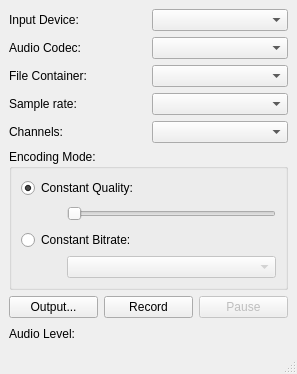
<?xml version="1.0" encoding="UTF-8"?>
<ui version="4.0">
 <class>AudioRecorder</class>
 <widget class="QMainWindow" name="AudioRecorder">
  <property name="geometry">
   <rect>
    <x>0</x>
    <y>0</y>
    <width>297</width>
    <height>374</height>
   </rect>
  </property>
  <property name="windowTitle">
   <string>Record Audio Feedback</string>
  </property>
  <widget class="QWidget" name="centralwidget">
   <layout class="QGridLayout" name="gridLayout_3">
    <item row="0" column="0" colspan="3">
     <layout class="QGridLayout" name="gridLayout_2">
      <item row="3" column="0">
       <widget class="QLabel" name="label_4">
        <property name="text">
         <string>Sample rate:</string>
        </property>
       </widget>
      </item>
      <item row="0" column="1">
       <widget class="QComboBox" name="audioDeviceBox"/>
      </item>
      <item row="1" column="0">
       <widget class="QLabel" name="label_2">
        <property name="text">
         <string>Audio Codec:</string>
        </property>
       </widget>
      </item>
      <item row="0" column="0">
       <widget class="QLabel" name="label">
        <property name="text">
         <string>Input Device:</string>
        </property>
       </widget>
      </item>
      <item row="2" column="0">
       <widget class="QLabel" name="label_3">
        <property name="text">
         <string>File Container:</string>
        </property>
       </widget>
      </item>
      <item row="2" column="1">
       <widget class="QComboBox" name="containerBox"/>
      </item>
      <item row="3" column="1">
       <widget class="QComboBox" name="sampleRateBox"/>
      </item>
      <item row="1" column="1">
       <widget class="QComboBox" name="audioCodecBox"/>
      </item>
      <item row="4" column="0">
       <widget class="QLabel" name="label_5">
        <property name="text">
         <string>Channels:</string>
        </property>
       </widget>
      </item>
      <item row="4" column="1">
       <widget class="QComboBox" name="channelsBox"/>
      </item>
     </layout>
    </item>
    <item row="1" column="0" colspan="3">
     <widget class="QGroupBox" name="groupBox">
      <property name="title">
       <string>Encoding Mode:</string>
      </property>
      <layout class="QGridLayout" name="gridLayout">
       <item row="0" column="0" colspan="2">
        <widget class="QRadioButton" name="constantQualityRadioButton">
         <property name="text">
          <string>Constant Quality:</string>
         </property>
         <property name="checked">
          <bool>true</bool>
         </property>
        </widget>
       </item>
       <item row="1" column="0">
        <spacer name="horizontalSpacer_2">
         <property name="orientation">
          <enum>Qt::Horizontal</enum>
         </property>
         <property name="sizeType">
          <enum>QSizePolicy::Fixed</enum>
         </property>
         <property name="sizeHint" stdset="0">
          <size>
           <width>40</width>
           <height>20</height>
          </size>
         </property>
        </spacer>
       </item>
       <item row="1" column="1">
        <widget class="QSlider" name="qualitySlider">
         <property name="orientation">
          <enum>Qt::Horizontal</enum>
         </property>
        </widget>
       </item>
       <item row="2" column="0" colspan="2">
        <widget class="QRadioButton" name="constantBitrateRadioButton">
         <property name="text">
          <string>Constant Bitrate:</string>
         </property>
        </widget>
       </item>
       <item row="3" column="0">
        <spacer name="horizontalSpacer">
         <property name="orientation">
          <enum>Qt::Horizontal</enum>
         </property>
         <property name="sizeType">
          <enum>QSizePolicy::Fixed</enum>
         </property>
         <property name="sizeHint" stdset="0">
          <size>
           <width>40</width>
           <height>20</height>
          </size>
         </property>
        </spacer>
       </item>
       <item row="3" column="1">
        <widget class="QComboBox" name="bitrateBox">
         <property name="enabled">
          <bool>false</bool>
         </property>
        </widget>
       </item>
      </layout>
     </widget>
    </item>
    <item row="2" column="0">
     <widget class="QPushButton" name="outputButton">
      <property name="text">
       <string>Output...</string>
      </property>
     </widget>
    </item>
    <item row="2" column="1">
     <widget class="QPushButton" name="recordButton">
      <property name="text">
       <string>Record</string>
      </property>
     </widget>
    </item>
    <item row="2" column="2">
     <widget class="QPushButton" name="pauseButton">
      <property name="enabled">
       <bool>false</bool>
      </property>
      <property name="text">
       <string>Pause</string>
      </property>
     </widget>
    </item>
    <item row="3" column="0">
     <widget class="QLabel" name="levelLabel">
      <property name="text">
       <string>Audio Level:</string>
      </property>
     </widget>
    </item>
    <item row="3" column="1" colspan="2">
     <layout class="QVBoxLayout" name="levelsLayout"/>
    </item>
   </layout>
  </widget>
  <widget class="QStatusBar" name="statusbar"/>
 </widget>
 <resources/>
 <connections>
  <connection>
   <sender>constantQualityRadioButton</sender>
   <signal>toggled(bool)</signal>
   <receiver>qualitySlider</receiver>
   <slot>setEnabled(bool)</slot>
   <hints>
    <hint type="sourcelabel">
     <x>113</x>
     <y>197</y>
    </hint>
    <hint type="destinationlabel">
     <x>115</x>
     <y>223</y>
    </hint>
   </hints>
  </connection>
  <connection>
   <sender>constantBitrateRadioButton</sender>
   <signal>toggled(bool)</signal>
   <receiver>bitrateBox</receiver>
   <slot>setEnabled(bool)</slot>
   <hints>
    <hint type="sourcelabel">
     <x>173</x>
     <y>259</y>
    </hint>
    <hint type="destinationlabel">
     <x>190</x>
     <y>291</y>
    </hint>
   </hints>
  </connection>
  <connection>
   <sender>outputButton</sender>
   <signal>clicked()</signal>
   <receiver>AudioRecorder</receiver>
   <slot>setOutputLocation()</slot>
   <hints>
    <hint type="sourcelabel">
     <x>46</x>
     <y>340</y>
    </hint>
    <hint type="destinationlabel">
     <x>6</x>
     <y>302</y>
    </hint>
   </hints>
  </connection>
  <connection>
   <sender>recordButton</sender>
   <signal>clicked()</signal>
   <receiver>AudioRecorder</receiver>
   <slot>toggleRecord()</slot>
   <hints>
    <hint type="sourcelabel">
     <x>191</x>
     <y>340</y>
    </hint>
    <hint type="destinationlabel">
     <x>113</x>
     <y>317</y>
    </hint>
   </hints>
  </connection>
  <connection>
   <sender>pauseButton</sender>
   <signal>clicked()</signal>
   <receiver>AudioRecorder</receiver>
   <slot>togglePause()</slot>
   <hints>
    <hint type="sourcelabel">
     <x>252</x>
     <y>334</y>
    </hint>
    <hint type="destinationlabel">
     <x>258</x>
     <y>346</y>
    </hint>
   </hints>
  </connection>
 </connections>
 <slots>
  <slot>setOutputLocation()</slot>
  <slot>toggleRecord()</slot>
  <slot>togglePause()</slot>
 </slots>
</ui>
